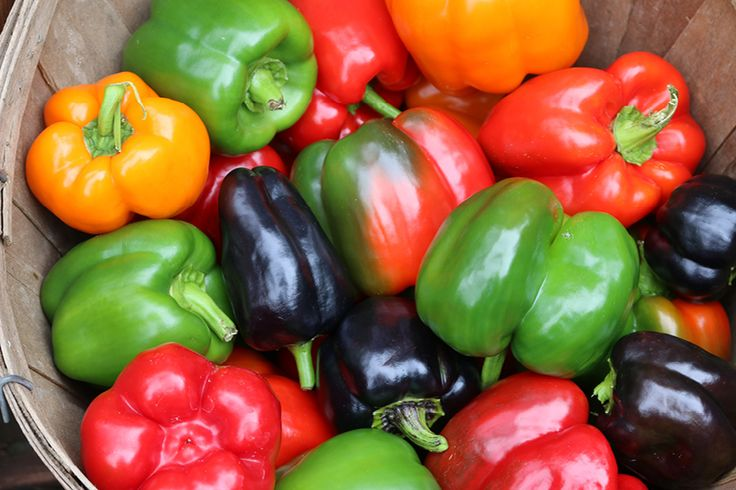
#> input picture static/peppers.jpg, 736 x 490 px
$ python convolucao_ruido.py
#> lines starting #> are read from the running program, lines starting #| are printed output that depends on the picture
import cv2
import numpy as np


imagem_colorida = cv2.imread('static/peppers.jpg')
#> imagem_colorida is the input picture: shape (490, 736, 3); mean B, G, R 60.6, 100.6, 145.6
imagem = cv2.cvtColor(imagem_colorida, cv2.COLOR_BGR2GRAY)
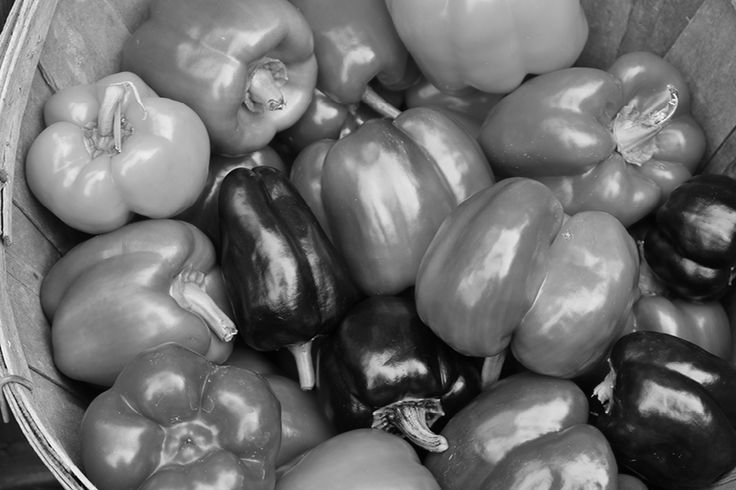
#> imagem: shape (490, 736); min 0, max 255, mean 109.5

# Cria a matriz do kernel com desfoque
blur_kernel = np.ones((5, 5), dtype=np.float32) / (5 * 5)

# Aplica convolução na imagem original com o kernel
imagem_desfocada = cv2.filter2D(imagem, -1, blur_kernel)


# Gera uma nova matriz do tamanho da imagem adicionando 100 aleatoriamente a varios pixels para gerar o ruido.
imagem_ruido_desfocada = np.random.normal(0, 100, imagem_desfocada.shape)

# Converte a matriz para o tipo da imagem
imagem_ruido_desfocada = imagem_ruido_desfocada.astype(imagem_desfocada.dtype)

# Adiciona a matriz com ruido a imagem com desfoque
imagem_ruido_desfocada = cv2.add(imagem_desfocada, imagem_ruido_desfocada)
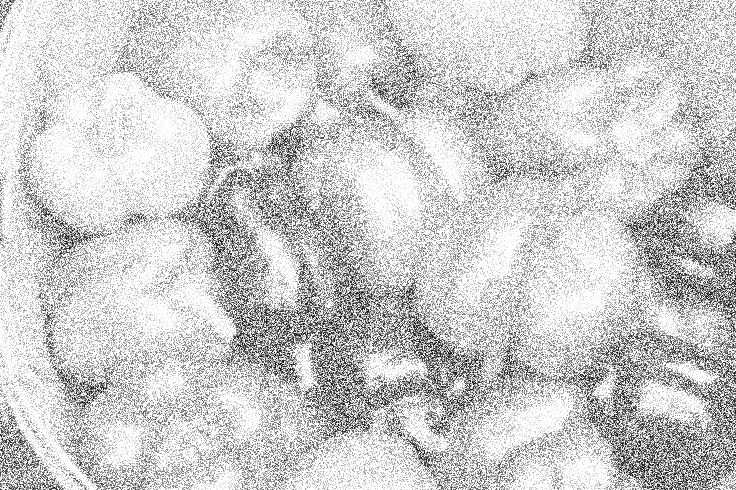
#> imagem_ruido_desfocada: shape (490, 736); min 4, max 255, mean 206.7

# Usa o metodo Canny para detectar as bordas. (foi escolhido por ser mais simples)
bordas_imagem_desfocada = cv2.Canny(imagem_desfocada, 100, 200)
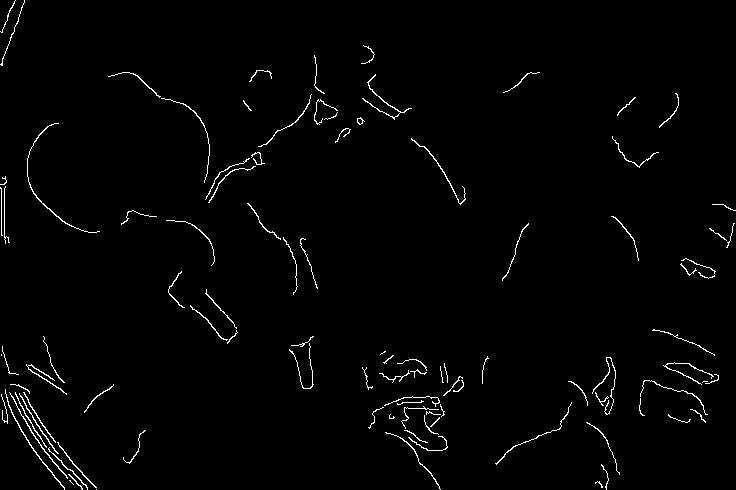
#> bordas_imagem_desfocada: shape (490, 736); 1.6% white in thin lines or dots
bordas_ruido_imagem_desfocada = cv2.Canny(imagem_ruido_desfocada, 100, 200)
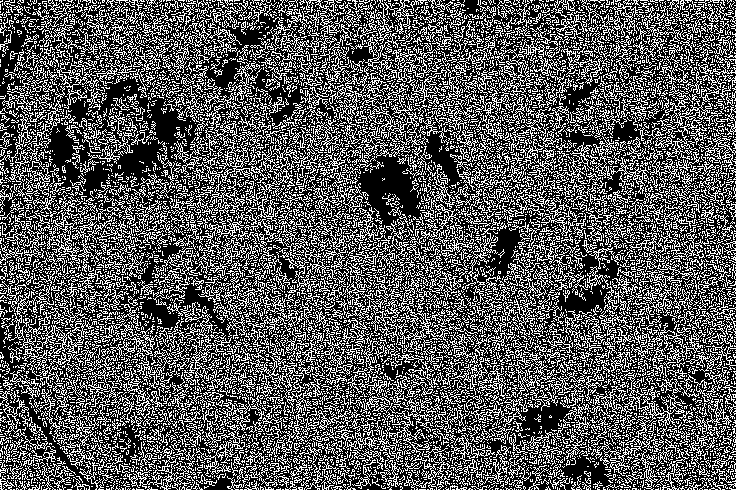
#> bordas_ruido_imagem_desfocada: shape (490, 736); 34.4% white in thin lines or dots


cv2.imwrite(f'results_conv_ruido/desfocada-peppers.png', imagem_desfocada)
cv2.imwrite(f'results_conv_ruido/desfocada_ruido-peppers.png', imagem_ruido_desfocada)
cv2.imwrite(f'results_conv_ruido/bordas_desfocada-peppers.png', bordas_imagem_desfocada)
cv2.imwrite(f'results_conv_ruido/bordas_desfocada_ruido-peppers.png', bordas_ruido_imagem_desfocada)
